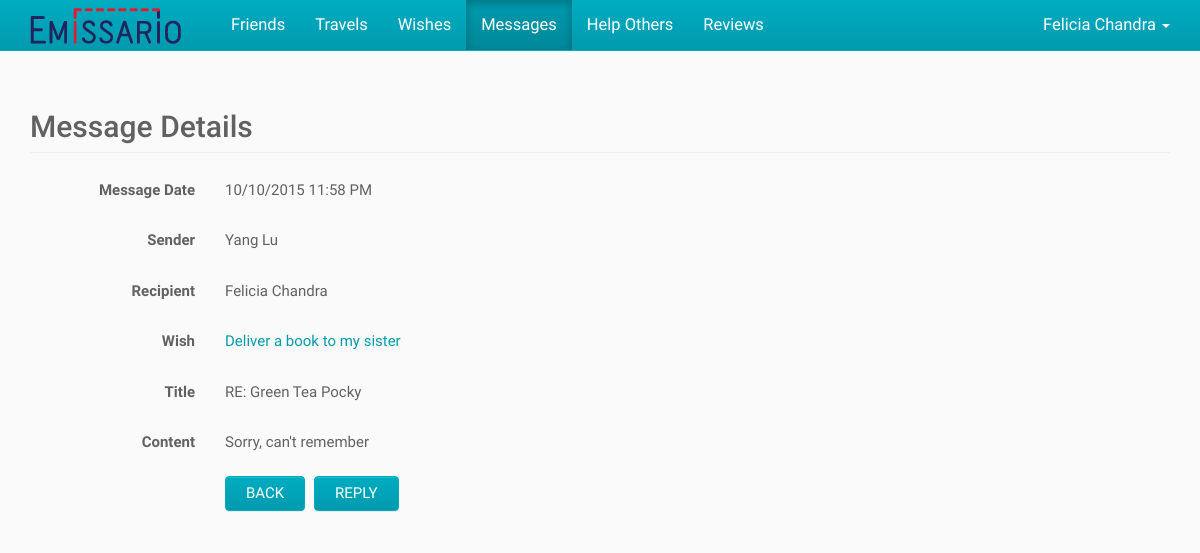
Screenshot of /index.php/messages/view/2 (signed in) with the database file from the repository.
### tables this page shows
CREATE TABLE IF NOT EXISTS User (
	ID BIGINT NOT NULL AUTO_INCREMENT,
    First_Name VARCHAR(100) NOT NULL,
    Last_Name VARCHAR(100) NULL,
    Email VARCHAR(100) NOT NULL UNIQUE,
    `Password` CHAR(255) NOT NULL,
    City VARCHAR(100) NULL,
    State VARCHAR(100) NULL,
    Country VARCHAR(2) NULL,
    Phone VARCHAR(100) NULL,
    Created_On DATETIME NULL,
    Modified_On DATETIME NULL,
    PRIMARY KEY (ID)
);

CREATE TABLE IF NOT EXISTS Message (
	ID BIGINT NOT NULL AUTO_INCREMENT,
    Sender_ID BIGINT NOT NULL,
    Recipient_ID BIGINT NOT NULL,
    Title VARCHAR(255) NULL,
    Content VARCHAR(10000) NOT NULL,
    Unread BIT NOT NULL DEFAULT 1,
    Wish_ID BIGINT NULL,
    Created_On DATETIME NULL,
    Modified_On DATETIME NULL,
    PRIMARY KEY (ID),
    FOREIGN KEY (Sender_ID) REFERENCES User (ID),
    FOREIGN KEY (Recipient_ID) REFERENCES User (ID),
    FOREIGN KEY (Wish_ID) REFERENCES Wish (ID)
);

CREATE TABLE IF NOT EXISTS Wish (
	ID BIGINT NOT NULL AUTO_INCREMENT,
    User_ID BIGINT NOT NULL,
    Description VARCHAR(1000) NOT NULL,
    Image BLOB NULL,
    Weight VARCHAR(50) NULL,
    Destination_City VARCHAR(100) NULL,
    Destination_Country VARCHAR(2) NULL,
    Max_Date DATE NULL,
    Compensation VARCHAR(100) NULL,
    Created_On DATETIME NULL,
    Modified_On DATETIME NULL,
    PRIMARY KEY (ID),
    FOREIGN KEY (User_ID) REFERENCES User (ID)
);

### application/controllers/messages.php (called while the page is built, shortened)
<?php
class Messages
{
	public function view($messageID)
	{
		$userID = $GLOBALS["beans"]->siteHelper->getSession("userID");
		$message = $GLOBALS["beans"]->messageService->getMessage($messageID, $userID);
		require APP . 'views/_templates/header.php';
		require APP . 'views/messages/view.php';
		require APP . 'views/_templates/footer.php';
	}
}

### index.php (called while the page is built, shortened)
<?php
$app = new Application();

### application/core/service.php (called while the page is built)
<?php
class Service
{
	function __construct($model)
	{
		$this->model = $model;
	}
}

### application/core/model.php (called while the page is built)
<?php
class Model
{
	function __construct($db)
	{
		$this->db = $db;
	}
}

### application/models/userModel.php (called while the page is built, shortened)
<?php
class UserModel extends Model
{
	public function getUser($userID)
	{
		$sql = "SELECT User.*, Country.Country_Name, State.State_Name
				FROM User
				LEFT JOIN Country ON Country.Country_Code = User.Country
				LEFT JOIN State ON State.State_Code = User.State
				WHERE User.ID = :user_id";
		$parameters = array(":user_id" => $userID);
		return $GLOBALS["beans"]->queryHelper->getSingleRowObject($this->db, $sql, $parameters);
	}
}

### application/helpers/queryHelper.php (called while the page is built, shortened)
<?php
class QueryHelper
{
	public function getSingleRowObject($db, $sql, $parameters) {
		$query = $db->prepare($sql);
		$query->execute($parameters);
		$result = $query->fetch();
		return $result;
	}
}

### application/services/userService.php (called while the page is built, shortened)
<?php
class UserService extends Service
{
	public function getUser($userID)
	{
		return $this->model->getUser($userID);
	}
}

### application/models/messageModel.php (called while the page is built, shortened)
<?php
class MessageModel extends Model
{
	public function getMessage($messageID, $userID = "")
	{
		$sql = "SELECT Message.*,
					Sender.First_name AS Sender_First_Name,
					Sender.Last_name AS Sender_Last_Name,
					Recipient.First_Name AS Recipient_First_Name,
					Recipient.Last_Name AS Recipient_Last_Name,
					DATE_FORMAT(Message.Created_On, '%m/%d/%Y %h:%i %p') AS Formatted_Created_On,
					Wish.Description AS Wish_Description,
					Wish.User_ID AS Wish_Owner_ID";
		if (is_numeric($userID)) {
			$sql .= " ,(SELECT Help.ID
					FROM Help
					WHERE Help.Wish_ID = Wish.ID
						AND Help.User_ID = :user_id
					LIMIT 1) AS Help_ID";
		}
		$sql .= " FROM Message
				INNER JOIN User Sender ON Sender.ID = Message.Sender_ID
				INNER JOIN User Recipient ON Recipient.ID = Message.Recipient_ID
				LEFT JOIN Wish ON Wish.ID = Message.Wish_ID
				WHERE Message.ID = :message_id";
		if (is_numeric($userID)) {
			$sql .= " AND (Message.Recipient_ID = :user_id
						OR Message.Sender_ID = :user_id)";
		}
		$parameters = array(':message_id' => $messageID);
		if (is_numeric($userID)) {
			$parameters[":user_id"] = $userID;
		}
		return $GLOBALS["beans"]->queryHelper->getSingleRowObject($this->db, $sql, $parameters);
	}
}

### application/services/messageService.php (called while the page is built, shortened)
<?php
class MessageService extends Service
{
	public function getMessage($messageID, $userID = "")
	{
		return $this->model->getMessage($messageID, $userID);
	}
}

### application/views/messages/view.php (the view, shortened to what this page needs)
<div class="container">
	<h2 class="page-header">Message Details</h2>
	<div class="section form-horizontal">
		<div class="form-group">
			<label class="col-sm-2 control-label">Message Date</label>
			<div class="col-sm-10">
				<p class="form-control-static"><?php echo $message->Formatted_Created_On ?></p>
			</div>
		</div>
		<div class="form-group">
			<label class="col-sm-2 control-label">Sender</label>
			<div class="col-sm-10">
				<p class="form-control-static"><?php echo $message->Sender_First_Name . " " . $message->Sender_Last_Name ?></p>
			</div>
		</div>
		<div class="form-group">
			<label class="col-sm-2 control-label">Recipient</label>
			<div class="col-sm-10">
				<p class="form-control-static"><?php echo $message->Recipient_First_Name . " " . $message->Recipient_Last_Name ?></p>
			</div>
		</div>
		<?php if ($message->Wish_Owner_ID == $userID) { ?>
			<div class="form-group">
				<label class="col-sm-2 control-label">Wish</label>
				<div class="col-sm-10">
					<p class="form-control-static">
						<a href="<?php echo URL_WITH_INDEX_FILE . "wishes/view/" . $message->Wish_ID; ?>">
							<?php echo $message->Wish_Description ?>
						</a>
					</p>
				</div>
			</div>
		<?php } ?>
		<div class="form-group">
			<label class="col-sm-2 control-label">Title</label>
			<div class="col-sm-10">
				<p class="form-control-static"><?php echo $message->Title ?></p>
			</div>
		</div>
		<div class="form-group">
			<label class="col-sm-2 control-label">Content</label>
			<div class="col-sm-10">
				<p class="form-control-static"><?php echo $message->Content ?></p>
			</div>
		</div>
		<div class="form-group">
			<div class="col-sm-offset-2 col-sm-10">
				<button type="button" id="back" class="btn btn-default">Back</button>
				<button type="button" id="reply" class="btn btn-default">Reply</button>
			</div>
		</div>
	</div>
</div>

### application/views/_templates/header.php (shortened to what this page needs)
<?php
$activeView = "";
if (array_key_exists("PATH_INFO", $_SERVER)) {
	$pathInfoArray = explode("/", $_SERVER["PATH_INFO"]);
	$activeView = $pathInfoArray[1];
}
if (!isset($user)) {
	$user = $GLOBALS["beans"]->userService->getUser($userID);
}
if (!isset($displayNavbar)) {
	$displayNavbar = true;
}
?><!DOCTYPE html>
<html lang="en">
<head>
	<link href="<?php echo URL; ?>public/css/bootstrap.css" rel="stylesheet">
	<link href="<?php echo URL; ?>public/css/bootstrap-theme.css" rel="stylesheet">
	<link href="<?php echo URL; ?>public/css/bootstrap-datepicker3.css" rel="stylesheet">
</head>
<body>
<?php if ($displayNavbar) { ?>
	<nav class="navbar navbar-inverse navbar-fixed-top">
		<div class="container">
			<div class="navbar-header">
				<a class="navbar-brand" href="<?php echo URL_WITH_INDEX_FILE; ?>">
					<img alt="Emissario" src="<?php echo URL; ?>public/img/logo.png" />
				</a>
			</div>
			<?php if (is_numeric($userID)) { ?>
				<div id="navbar" class="navbar-collapse collapse">
					<ul class="nav navbar-nav navbar-left">
						<?php echo $GLOBALS["beans"]->siteHelper->getNavigationHTML($activeView); ?>
					</ul>
					<ul class="nav navbar-nav navbar-right">
						<li class="dropdown">
							<a class="dropdown-toggle" href="#!" aria-expanded="false" aria-haspopup="true" role="button" data-toggle="dropdown">
								<?php echo $user->First_Name . " " . $user->Last_Name ?>
								<span class="caret"></span>
							</a>
						</li>
					</ul>
				</div>
			<?php } ?>
		</div>
	</nav>
<?php } ?>

### rows the page displays
user: First_Name "Felicia", Last_Name "Chandra"
message: Sender_ID.First_Name "Yang", Sender_ID.Last_Name "Lu", Recipient_ID.First_Name "Felicia", Recipient_ID.Last_Name "Chandra", Wish_ID.Description "Deliver a book to my sister", Title "RE: Green Tea Pocky", Content "Sorry, can't remember"

### other values shown
$viewTitle "Friends"
$viewTitle "Travels"
$viewTitle "Wishes"
$viewTitle "Messages"
$viewTitle "Help Others"
$viewTitle "Reviews"
$message->Formatted_Created_On "10/10/2015 11:58 PM"
